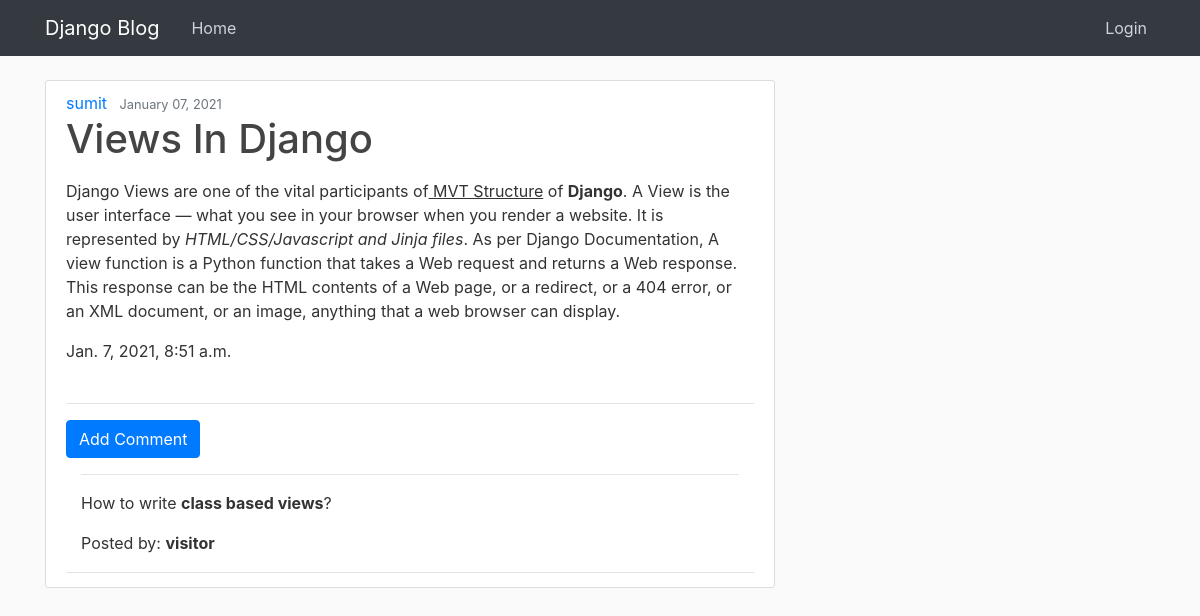
Screenshot of /blog/post/25 with the database file from the repository.
### blog/models.py (models this page shows, shortened)
class Post(models.Model):
    author=models.ForeignKey('auth.User',on_delete=models.CASCADE)
    title=models.CharField(max_length=200)
    text=models.TextField()
    created_date=models.DateTimeField(default=timezone.now)
    published_date=models.DateTimeField(blank=True,null=True)

class Comments(models.Model):
    post=models.ForeignKey('blog.Post',on_delete=models.CASCADE,related_name='comments')
    author=models.CharField(max_length=200)
    text=models.TextField()
    create_date=models.DateTimeField(default=timezone.now)
    approved_comment=models.BooleanField(default=False)

### blog/views.py (the view)
# urls.py: path('post/<int:pk>',views.PostDetailView.as_view(),name='post_detail'),
class PostDetailView(DetailView):
    model=Post

### blog/templates/blog/post_detail.html (shortened to what this page needs)
{% extends "blog/base.html" %}
{% block content%}
<main role="main" class="container">
    <div class="row">
      <div class="col-md-8">
        <article class="media content-section">
            <div class="media-body">
                <div class="article-metadata">
                    <a class="mr-2" href="#">{{ post.author }}</a>
                    <small class="text-muted">{{post.published_date|date:"F d, Y" }}</small>
                    <h1 > {{post.title}}</h1>
                        <p class="postcontent">{{ post.text|safe|linebreaksbr }}</p>
                        {% if post.published_date %}
                            <div class="date postdate">
                                {{ post.published_date }}
                            </div>
                        {% else %}
                            <a class="btn btn-primary" href="{% url 'post_publish' pk=post.pk %}">Publish</a>
                        {% endif %}
                        <hr>
                        <a class=" btn btn-primary btn-comment" href="{% url 'add_comment_to_post' pk=post.pk %}">Add Comment</a>
                        <div class="container">
                            {% for comment in post.comments.all %}
                                <hr>
                                <p>{{ comment.text|safe|linebreaks }}</p>
                                <p>Posted by: <strong>{{ comment.author }}</strong></p>
                                {% empty %}
                            </br>
                            <p>No comments posted.</p>
                            {% endfor %}
                        </div>
                    </div>
                </div>
            </article>
        </div>
    </div>
</main>
{% endblock content %}

### blog/static/css/blog.css (style rules this page uses)
body { background: #fafafa; color: #333333; margin-top: 5rem; }
h1, h2, h3, h4, h5, h6 { color: #444444; }
.content-section { background: #ffffff; padding: 10px 20px; border: 1px solid #dddddd; border-radius: 3px; margin-bottom: 20px; }
.article-metadata { padding-bottom: 1px; margin-bottom: 4px; border-bottom: 1px solid #e3e3e3 }

### rows the page displays
Post: author "sumit", published_date "January 07, 2021", title "Views In Django", text "Django Views are one of the vital participants of MVT Structure of Django . A View is the user interface — what you see in your browser when you render a website. It is represented by HTML/CSS/Javascript and Jinja files . As per Django Documentation, A view function is a Python function that takes a Web request and returns a Web response. This response can be the HTML contents of a Web page, or a redirect, or a 404 error, or an XML document, or an image, anything that a web browser can display.", published_date "Jan. 7, 2021, 8:51 a.m."
Comments: text "How to write class based views ?", author "visitor"
